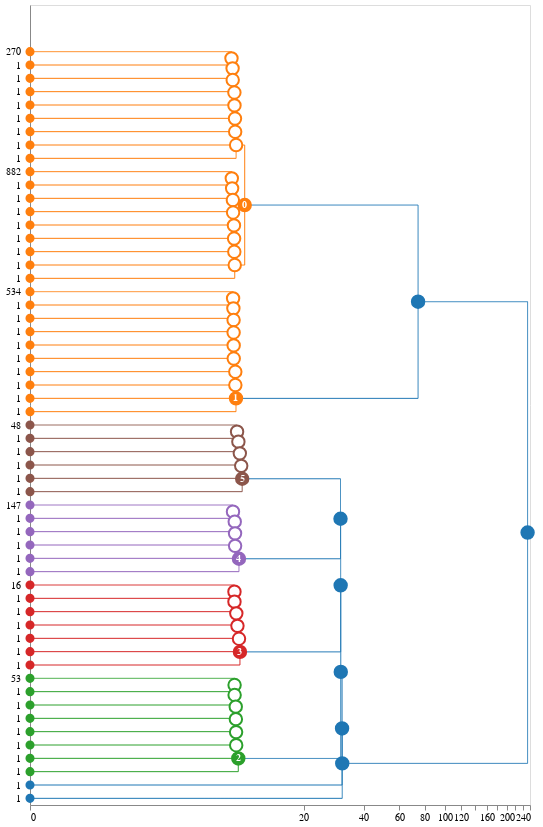

Notebook source saved alongside this figure:
### Markdown cell above
Let's see what happens "below" those two subclusters. Let's plot another dendrogram, but this time go deeper. We'll plot the dendrogram on the side so it fits easier. What we can see that HDBSCAN is very certain about these subclusters - even when we go deeper, the clusters split up by one item at a time, there are no merges of larger subclusters.

### Code cell
idd.create_dendrogram(truncate_mode='level', p=10).plot(
    backend="altair", width=500, height=800, 
    scale="symlog", orientation="right"
)
